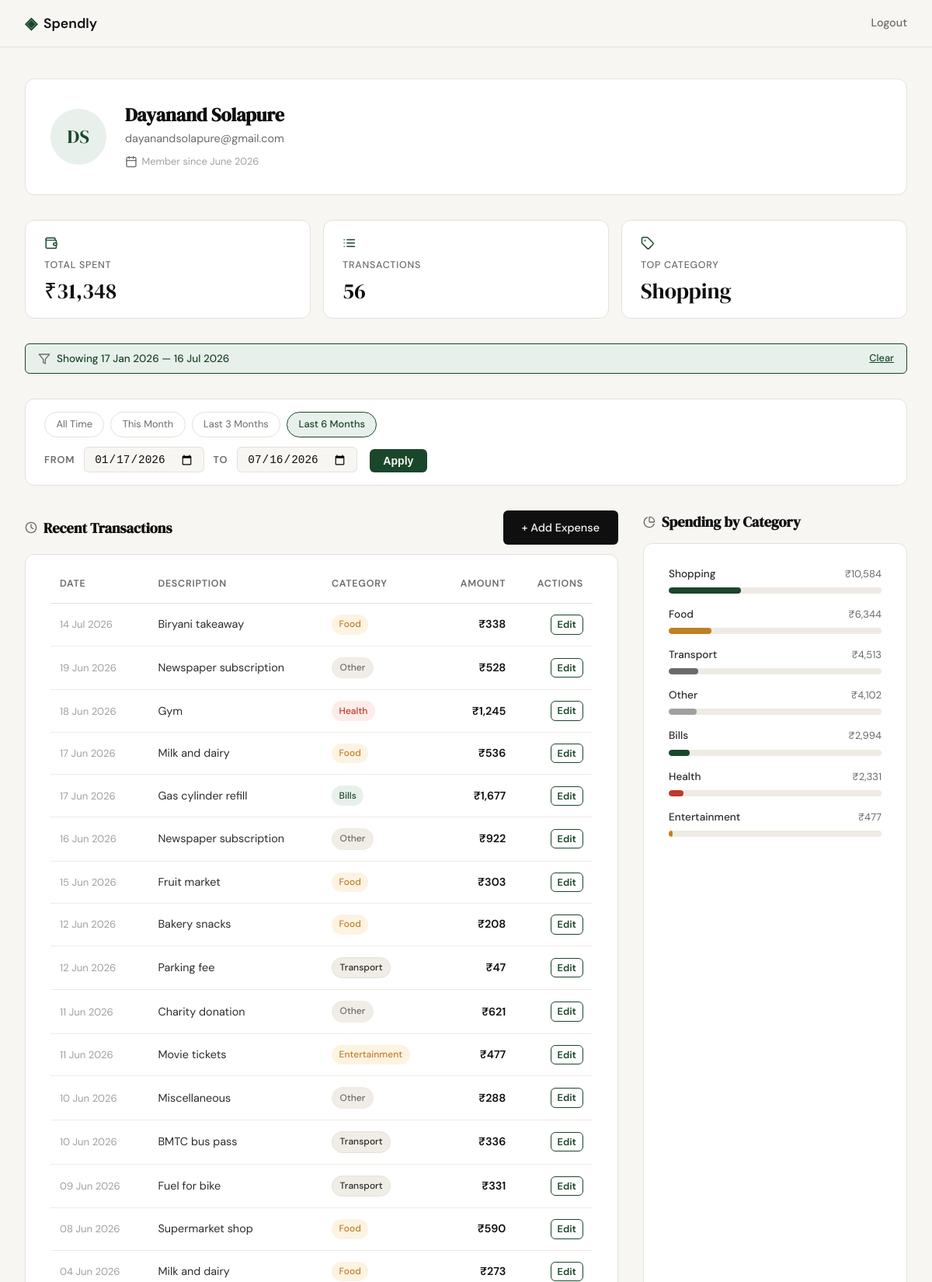
/profile?from_date=2026-01-17&to_date=2026-07-16 (signed in, upper part), run on the app's committed database.
### tables this page shows
CREATE TABLE users (
            id            INTEGER PRIMARY KEY AUTOINCREMENT,
            name          TEXT    NOT NULL,
            email         TEXT    UNIQUE NOT NULL,
            password_hash TEXT    NOT NULL,
            created_at    TEXT    DEFAULT (datetime('now'))
        );

CREATE TABLE expenses (
            id          INTEGER PRIMARY KEY AUTOINCREMENT,
            user_id     INTEGER NOT NULL,
            amount      REAL    NOT NULL,
            category    TEXT    NOT NULL,
            date        TEXT    NOT NULL,
            description TEXT,
            created_at  TEXT    DEFAULT (datetime('now')),
            FOREIGN KEY (user_id) REFERENCES users (id)
        );

### app.py (the view)
@app.route("/profile")
def profile():
    if not session.get("user_id"):
        return redirect(url_for("login"))
    db_user = get_user_by_id(session["user_id"])
    if db_user is None:
        session.clear()
        return redirect(url_for("login"))
    user = {
        "name": db_user["name"],
        "email": db_user["email"],
        "member_since": _fmt_member_since(db_user["created_at"]),
    }
    filter_from = request.args.get("from_date", "").strip()
    filter_to = request.args.get("to_date", "").strip()
    filter_error = None
    filter_hint = None
    active_filter = False
    if filter_from and not _DATE_RE.match(filter_from):
        filter_error = "Invalid start date. Use YYYY-MM-DD format."
        filter_from = filter_to = ""
    elif filter_to and not _DATE_RE.match(filter_to):
        filter_error = "Invalid end date. Use YYYY-MM-DD format."
        filter_from = filter_to = ""
    elif bool(filter_from) != bool(filter_to):
        filter_hint = "Please provide both a start and an end date."
        filter_from = filter_to = ""
    elif filter_from and filter_to:
        if filter_from > filter_to:
            filter_error = "Start date must be on or before the end date."
            filter_from = filter_to = ""
        else:
            active_filter = True
    user_id = session["user_id"]
    from_arg = filter_from if active_filter else None
    to_arg = filter_to if active_filter else None
    expenses = get_user_expenses(user_id, from_arg, to_arg)
    stats = get_user_stats(user_id, from_arg, to_arg)
    categories = get_user_categories(user_id, from_arg, to_arg)
    filter_from_display = _fmt_date(filter_from) if active_filter else ""
    filter_to_display = _fmt_date(filter_to) if active_filter else ""
    _today = date.today()
    quick_filters = {
        "This Month":    (_today.replace(day=1).isoformat(), _today.isoformat()),
        "Last 3 Months": ((_today - timedelta(days=90)).isoformat(), _today.isoformat()),
        "Last 6 Months": ((_today - timedelta(days=180)).isoformat(), _today.isoformat()),
    }
    return render_template(
        "profile.html",
        user=user, stats=stats, expenses=expenses, categories=categories,
        filter_from=filter_from, filter_to=filter_to,
        filter_from_display=filter_from_display, filter_to_display=filter_to_display,
        active_filter=active_filter,
        filter_error=filter_error, filter_hint=filter_hint,
        quick_filters=quick_filters,
    )

### app.py (called while the page is built)
@app.after_request
def set_security_headers(response):
    response.headers["X-Content-Type-Options"] = "nosniff"
    response.headers["X-Frame-Options"] = "DENY"
    response.headers["Referrer-Policy"] = "strict-origin-when-cross-origin"
    return response

### database/db.py (called while the page is built)
def get_db():
    conn = sqlite3.connect(DB_PATH)
    conn.row_factory = sqlite3.Row
    conn.execute("PRAGMA foreign_keys = ON")
    return conn

def get_user_by_id(user_id):
    conn = get_db()
    cursor = conn.cursor()
    cursor.execute("SELECT * FROM users WHERE id = ?", (user_id,))
    user = cursor.fetchone()
    conn.close()
    return user

def _fmt_amount(amount_float):
    return f"₹{int(amount_float):,}"

def _fmt_date(date_str):
    dt = datetime.strptime(date_str, "%Y-%m-%d")
    return dt.strftime("%#d %b %Y")

def _fmt_member_since(created_at_str):
    dt = datetime.strptime(created_at_str, "%Y-%m-%d %H:%M:%S")
    return dt.strftime("%B %Y")

def _date_filter(from_date, to_date):
    if from_date and to_date:
        return " AND date BETWEEN ? AND ?", [from_date, to_date]
    return "", []

def get_user_expenses(user_id, from_date=None, to_date=None):
    conn = get_db()
    cursor = conn.cursor()
    date_clause, date_params = _date_filter(from_date, to_date)
    sql = ("SELECT id, date, description, category, amount FROM expenses "
           "WHERE user_id = ?" + date_clause)
    params = [user_id] + date_params
    sql += " ORDER BY date DESC" if date_clause else " ORDER BY date DESC LIMIT 10"
    cursor.execute(sql, params)
    rows = cursor.fetchall()
    conn.close()
    return [
        {
            "id": row["id"],
            "date": _fmt_date(row["date"]),
            "description": row["description"],
            "category": row["category"],
            "amount": _fmt_amount(row["amount"]),
        }
        for row in rows
    ]

### templates/profile.html (shortened to what this page needs)
{% extends "base.html" %}
{% block head %}
<link rel="stylesheet" href="{{ url_for('static', filename='css/profile.css') }}">
{% endblock %}
{% block content %}
<div class="profile-page">
  <div class="profile-inner">
    <section class="profile-hero">
      <div class="profile-avatar">
        <span class="profile-avatar__initials">
          {{ user.name.split()[0][0] }}{{ user.name.split()[-1][0] }}
        </span>
      </div>
      <div class="profile-identity">
        <h1 class="profile-identity__name">{{ user.name }}</h1>
        <p class="profile-identity__email">{{ user.email }}</p>
        <p class="profile-identity__since">
          <i data-lucide="calendar" class="profile-icon"></i>
          Member since {{ user.member_since }}
        </p>
      </div>
    </section>
    <section class="profile-stats">
      <div class="profile-stat-card">
        <i data-lucide="wallet" class="profile-stat-card__icon"></i>
        <span class="profile-stat-card__label">Total Spent</span>
        <span class="profile-stat-card__value">{{ stats.total_spent }}</span>
      </div>
      <div class="profile-stat-card">
        <i data-lucide="list" class="profile-stat-card__icon"></i>
        <span class="profile-stat-card__label">Transactions</span>
        <span class="profile-stat-card__value">{{ stats.transaction_count }}</span>
      </div>
      <div class="profile-stat-card">
        <i data-lucide="tag" class="profile-stat-card__icon"></i>
        <span class="profile-stat-card__label">Top Category</span>
        <span class="profile-stat-card__value">{{ stats.top_category }}</span>
      </div>
    </section>
    {% if active_filter %}
    <div class="filter-active-badge">
      <i data-lucide="filter" class="profile-icon"></i>
      Showing {{ filter_from_display }} — {{ filter_to_display }}
      <a href="{{ url_for('profile') }}" class="filter-active-badge__clear">Clear</a>
    </div>
    {% endif %}
    <form class="filter-form" method="GET" action="{{ url_for('profile') }}">
      <div class="quick-filter">
        <a href="{{ url_for('profile') }}"
           class="quick-filter__btn {% if not active_filter %}quick-filter__btn--active{% endif %}">
          All Time
        </a>
        {% for label, (from_d, to_d) in quick_filters.items() %}
        <a href="{{ url_for('profile', from_date=from_d, to_date=to_d) }}"
           class="quick-filter__btn {% if filter_from == from_d and filter_to == to_d %}quick-filter__btn--active{% endif %}">
          {{ label }}
        </a>
        {% endfor %}
      </div>
      <div class="filter-form__row">
        <div class="filter-form__fields">
          <label class="filter-form__label" for="from_date">From</label>
          <input class="filter-form__input" type="date" id="from_date"
                 name="from_date" value="{{ filter_from }}">
          <label class="filter-form__label" for="to_date">To</label>
          <input class="filter-form__input" type="date" id="to_date"
                 name="to_date" value="{{ filter_to }}">
        </div>
        <div class="filter-form__actions">
          <button class="filter-form__btn" type="submit">Apply</button>
        </div>
      </div>
    </form>
    <div class="profile-bottom-grid">
      <section class="profile-section">
        <div class="profile-section__header">
          <h2 class="profile-section__heading">
            <i data-lucide="clock" class="profile-icon"></i>
            Recent Transactions
          </h2>
          <a href="{{ url_for('add_expense_view') }}" class="btn-primary">+ Add Expense</a>
        </div>
        <div class="profile-card">
          <table class="txn-table">
            <thead class="txn-table__head">
              <tr>
                <th class="txn-table__th">Date</th>
                <th class="txn-table__th">Description</th>
                <th class="txn-table__th">Category</th>
                <th class="txn-table__th txn-table__th--right">Amount</th>
                <th class="txn-table__th txn-table__th--right">Actions</th>
              </tr>
            </thead>
            <tbody>
              {% for expense in expenses %}
              <tr class="txn-table__row">
                <td class="txn-table__td txn-table__td--date">{{ expense.date }}</td>
                <td class="txn-table__td">{{ expense.description }}</td>
                <td class="txn-table__td">
                  <span class="cat-badge cat-badge--{{ expense.category | lower | replace(' ', '-') }}">
                    {{ expense.category }}
                  </span>
                </td>
                <td class="txn-table__td txn-table__td--amount">{{ expense.amount }}</td>
                <td class="txn-table__td txn-table__td--actions">
                  <a href="{{ url_for('edit_expense', id=expense.id) }}" class="txn-edit-link">Edit</a>
                </td>
              </tr>
              {% endfor %}
            </tbody>
          </table>
        </div>
      </section>
      <section class="profile-section">
        <h2 class="profile-section__heading">
          <i data-lucide="pie-chart" class="profile-icon"></i>
          Spending by Category
        </h2>
        <div class="profile-card profile-card--full-height">
          <div class="cat-breakdown">
            {% for cat in categories %}
            <div class="cat-breakdown__row">
              <div class="cat-breakdown__meta">
                <span class="cat-breakdown__name">{{ cat.name }}</span>
                <span class="cat-breakdown__total">{{ cat.total }}</span>
              </div>
              <div class="cat-breakdown__track">
                <div
                  class="cat-breakdown__fill cat-breakdown__fill--{{ cat.name | lower | replace(' ', '-') }}"
                  style="--bar-pct: {{ cat.pct }}%">
                </div>
              </div>
            </div>
            {% endfor %}
          </div>
        </div>
      </section>
    </div>
  </div>
</div>
{% endblock %}

### static/css/style.css (style rules this page uses)
:root { --ink: #0f0f0f; --ink-soft: #2d2d2d; --ink-muted: #6b6b6b; --ink-faint: #a0a0a0; --paper: #f7f6f3; --paper-warm: #f0ede6; --paper-card: #ffffff; --accent: #1a472a; --accent-light: #e8f0eb; --accent-2: #c17f24; --accent-2-light: #fdf3e3; --danger: #c0392b; --danger-light: #fdecea; --border: #e4e1da; --border-soft: #eeebe4; --font-display: 'DM Serif Display', Georgia, serif; --font-body: 'DM Sans', system-ui, sans-serif; --max-width: 1200px; --auth-width: 440px; --radius-sm: 6px; --radius-md: 12px; --radius-lg: 20px; }
*, *::before, *::after { box-sizing: border-box; margin: 0; padding: 0; }
html { font-size: 16px; scroll-behavior: smooth; }
body { background: var(--paper); color: var(--ink); font-family: var(--font-body); font-size: 1rem; line-height: 1.6; -webkit-font-smoothing: antialiased; }
a { color: inherit; text-decoration: none; }
.btn-primary { display: inline-block; background: var(--ink); color: var(--paper); padding: 0.65rem 1.5rem; border-radius: var(--radius-sm); font-family: var(--font-body); font-size: 0.9rem; font-weight: 500; cursor: pointer; border: none; transition: background 0.2s; text-decoration: none; }

### data on the page
users: name "D", name "S", name "Dayanand Solapure", email "dayanandsolapure@gmail.com"
expenses: date "14 Jul 2026", description "Biryani takeaway", category "Food", amount "₹338"
expenses: date "19 Jun 2026", description "Newspaper subscription", category "Other", amount "₹528"
expenses: date "18 Jun 2026", description "Gym", category "Health", amount "₹1,245"
expenses: date "17 Jun 2026", description "Milk and dairy", category "Food", amount "₹536"
expenses: date "17 Jun 2026", description "Gas cylinder refill", category "Bills", amount "₹1,677"
expenses: date "16 Jun 2026", description "Newspaper subscription", category "Other", amount "₹922"
expenses: date "15 Jun 2026", description "Fruit market", category "Food", amount "₹303"
expenses: date "12 Jun 2026", description "Bakery snacks", category "Food", amount "₹208"
expenses: date "12 Jun 2026", description "Parking fee", category "Transport", amount "₹47"
expenses: date "11 Jun 2026", description "Charity donation", category "Other", amount "₹621"
expenses: date "11 Jun 2026", description "Movie tickets", category "Entertainment", amount "₹477"
expenses: date "10 Jun 2026", description "Miscellaneous", category "Other", amount "₹288"
expenses: date "10 Jun 2026", description "BMTC bus pass", category "Transport", amount "₹336"
expenses: date "09 Jun 2026", description "Fuel for bike", category "Transport", amount "₹331"
expenses: date "08 Jun 2026", description "Supermarket shop", category "Food", amount "₹590"
expenses: date "04 Jun 2026", description "Milk and dairy", category "Food", amount "₹273"

### other printed values
{{ user.member_since }} "June 2026"
{{ stats.total_spent }} "₹31,348"
{{ stats.transaction_count }} "56"
{{ stats.top_category }} "Shopping"
{{ filter_from_display }} "17 Jan 2026"
{{ filter_to_display }} "16 Jul 2026"
{{ label }} "This Month" "Last 3 Months" "Last 6 Months"
{{ cat.name }} "Shopping" "Food" "Transport" "Other" "Bills" "Health" "Entertainment"
{{ cat.total }} "₹10,584" "₹6,344" "₹4,513" "₹4,102" "₹2,994" "₹2,331" "₹477"
